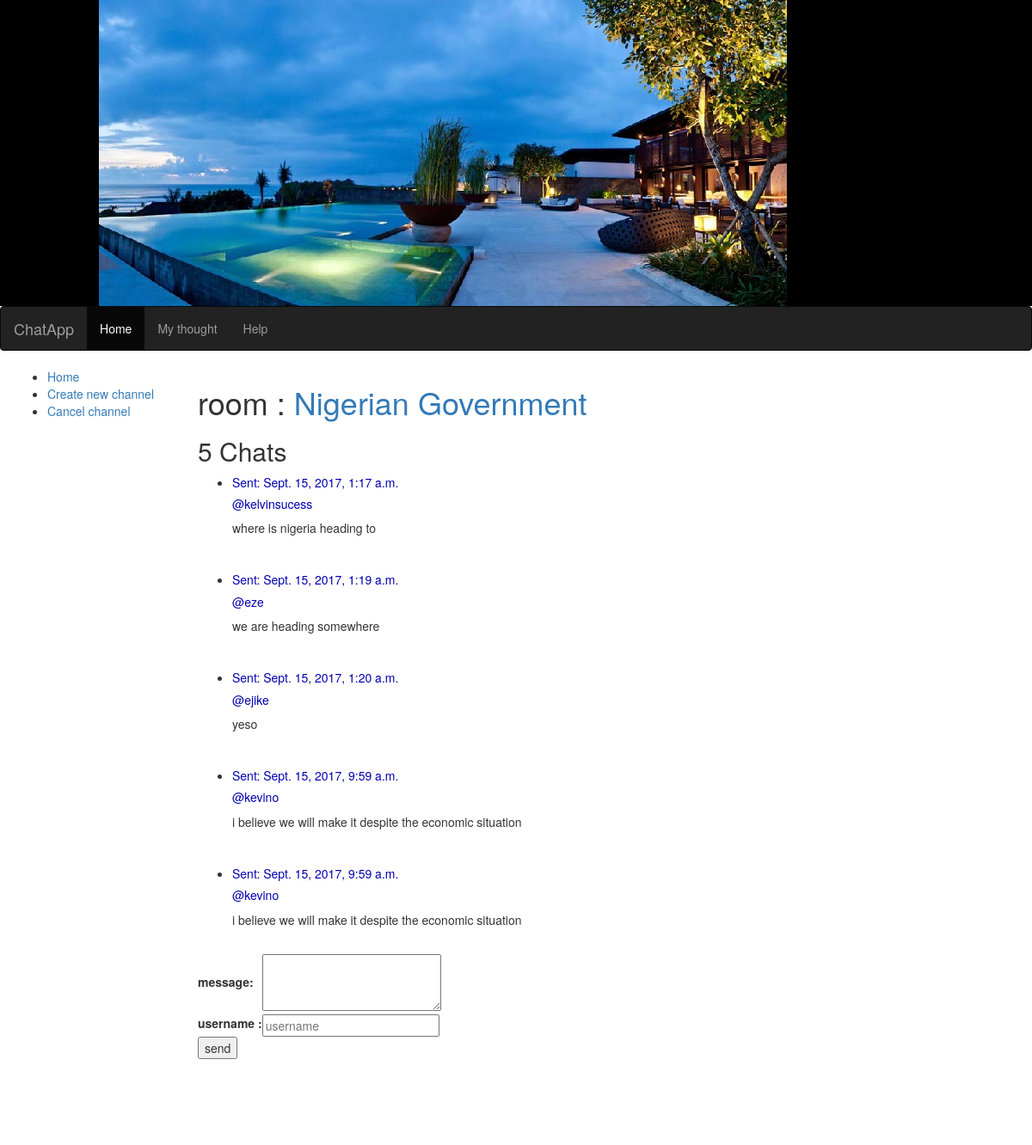
Page /chart/chart-room/10/ on the committed database.
### chart/models.py (models this page shows, shortened)
class Channel(models.Model):
    channel_text = models.CharField(max_length=200)
    category = models.CharField(default='other',max_length=500)
    date_created = models.DateTimeField()

class Chat(models.Model):
    channel = models.ForeignKey(Channel, on_delete=models.CASCADE)
    chat_text = models.CharField(max_length=1000)
    username = models.CharField(max_length=1000)
    date_chat = models.DateTimeField()

### chart/views.py (the view, shortened to what this page needs)
# urls.py: url(r'^chart-room/(?P<channel_id>[0-9]+)/$', views.room, name='room'),
def room(request, channel_id):
    channel = Channel.objects.get(pk=channel_id);
    form=ChatForm();
    context = {"channel":channel,"form":form,"channel_id":channel_id}
    return render(request, 'chart/chat.html', context)

### chart/forms.py
class ChatForm(forms.Form):
    message=forms.CharField(label='message',widget=forms.Textarea(attrs={'cols':'25','rows':'3'}))
    username=forms.CharField(label='username ',widget=forms.TextInput(attrs={'placeholder':'username','size':'24'}))

### chart/templates/chart/chat.html (shortened to what this page needs)
{% extends "base.html" %}
{% block content %}
<div class="container-fluid">
  <div class="row">
    <div class="col-sm-8 ">
    <h1>room : <a href="{% url 'chart:room' channel_id %}#chat">{{ channel.channel_text }}</a></h1>
	<h2>{{ channel.chat_set.count }} Chats</h2>
    {% if channel %}
       {% for chanel in channel.chat_set.all %}
        <ul>
          <li>
		    <font color="lightseablue">
              <h5>Sent: {{ chanel.date_chat }}</h5>
	          <h5>@{{ chanel.username }}</h5>
			</font>
           <p>
	       {{ chanel.chat_text }}
	       </p>
         </li>
        </ul>
        <br>
       {% endfor%}
       <div id="chat" style="">
         <form action="{% url 'chart:room' channel_id %}#chat" method="post">
           <table>
            {{ form.as_table }}
           </table>
           <input type="submit" value="send"/><br><br>
        </form>
        <br><br><br><br>
       </div>
    {% endif %}
     </div>
       <div class="col-sm-4">
       </div>
   </div>
</div>
{% endblock %}

### chart/templates/base.html (shortened to what this page needs)
<!DOCTYPE html>
<html lang="en">
<head>
  {% load static %}
  <link rel="stylesheet" href="{% static 'chart/bootstrap.min.css' %}">
  <link rel="stylesheet" href="{% static 'chart/styles.css' %}">
</head>
<body>
<div class="container-fluid">
<div class="row" style="background-color:black;">
   <div class="col-xs-12 col-sm-10 col-md-10 col-lg-10">
   {% load static %}
   <img src="{% static 'chart/01.jpg' %}" class="img-responsive" id="img" />
   </div>
   </div>
   </div>
<nav class="navbar navbar-inverse " id="navbar">
  <div class="container-fluid">
    <div class="navbar-header">
      <a class="navbar-brand" href="#">ChatApp</a>
    </div>
    <div class="collapse navbar-collapse" id="myNavbar">
      <ul class="nav navbar-nav">
        <li class="active"><a href="{% url 'chart:index' %}">Home</a></li>
        <li><a href="{% url 'chart:thought' %}">My thought</a></li>
        <li><a href="{% url 'chart:Help' %}">Help</a></li>
      </ul>
    </div>
  </div>
</nav>
  <div class="container-fluid">
<div class="row">
      <div class="col-sm-2">
      {% block sidebar %}
      <ul class="sidebar-nav">
          <li><a href="{% url 'chart:index' %}">Home</a></li>
          <li><div class="butt"> <a href="#">Create new channel</a></div></li>
		  <li><div class="cancel"> <a href="#">Cancel channel</a></div></li>
      </ul>
     {% endblock %}
      </div>
      <div class="col-sm-10 ">
      {% block content %}{% endblock %}
      </div>
    </div>
  </div>
</body>
</html>

### rows in the picture
Channel: channel_text "Nigerian Government", chat_set.count "5"
Chat: date_chat "Sept. 15, 2017, 1:17 a.m.", username "kelvinsucess", chat_text "where is nigeria heading to"
Chat: date_chat "Sept. 15, 2017, 1:19 a.m.", username "eze", chat_text "we are heading somewhere"
Chat: date_chat "Sept. 15, 2017, 1:20 a.m.", username "ejike", chat_text "yeso"
Chat: date_chat "Sept. 15, 2017, 9:59 a.m.", username "kevino", chat_text "i believe we will make it despite the economic situation"
Chat: date_chat "Sept. 15, 2017, 9:59 a.m.", username "kevino", chat_text "i believe we will make it despite the economic situation"
